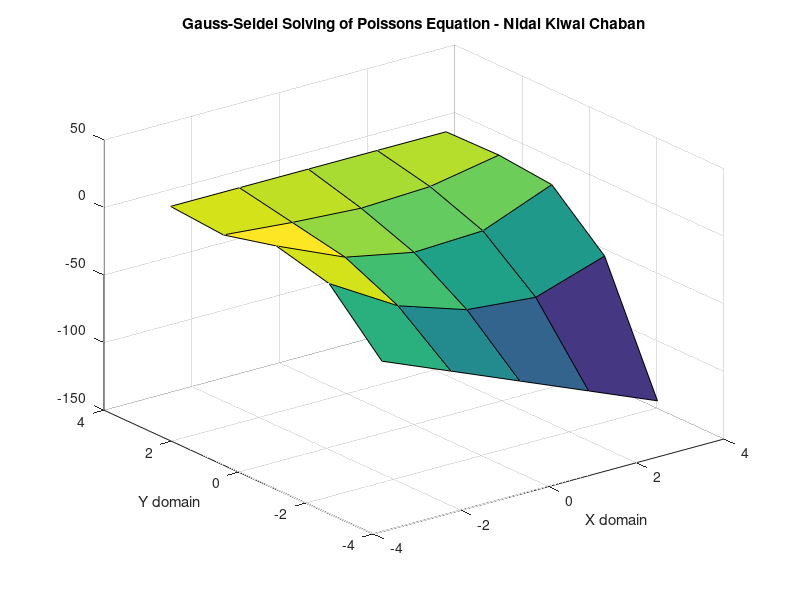
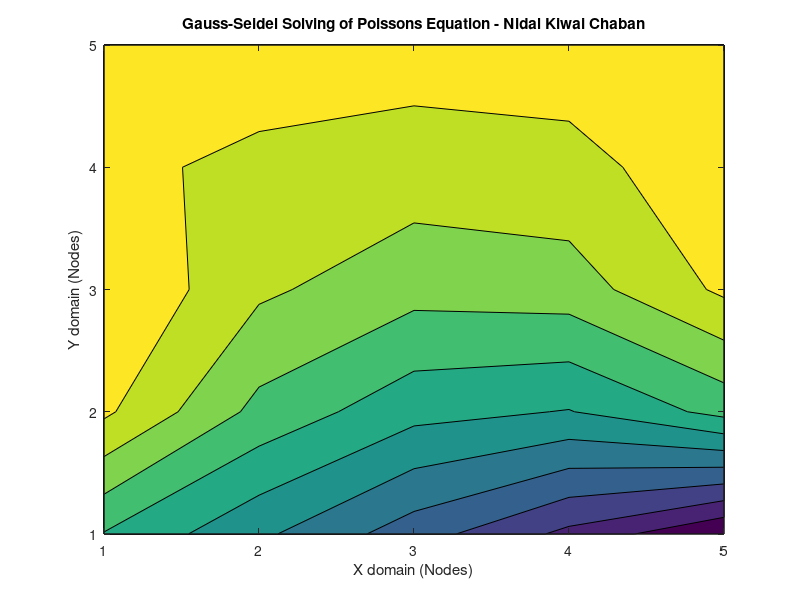

These charts were generated, in order, by the following MATLAB code:
% Poisson's Equation on a rectangle
% Nidal Kiwai Chaban
% Gauss-Seidel Method
clc
clear all
close all
n=input('Input number of nodes n for an n x n mesh: ');
x=n;
y=n;
u=zeros(x,y);
bx=pi;
ax=-pi;
by=pi;
ay=-pi;
xd=linspace(ax,bx,x);
yd=linspace(ay,by,y);
k=0;
err=1;
h=xd(2)-xd(1);

%Boundary conditions
 u(:,1)=((by-yd(:)).^2).*cos(pi.*yd(:)/by);
 u(:,x)=yd(:).*(by-yd(:)).^2;
 u(1,:)=(((by-ay).^2).*cos(pi.*ay/by))+((xd(:)-ax)/(bx-ax)).*((ay.*((by-ay).^2)-((by-ay).^2).*cos(pi*ay/by)));
 u(y,:)=by;

tic 
while max(max(err(:)))>=1e-6
    k=k+1;
    uold=u;
    for i=2:x-1
    for j=2:y-1
        %F(i,j)=0;
        F(i,j)=cos((pi/2)*(2*((xd(i)-ax)/(bx-ax))+1))*sin(pi*(yd(j)-ay)/(by-ay));
        u(i,j)=(1/4)*(u(i+1,j)+u(i-1,j)+u(i,j+1)+u(i,j-1)+(h.^2)*F(i,j));
        
    end

    end
unew=u;
err=abs((uold-unew)./unew);
end
el=toc;


[X,Y]=meshgrid(xd,yd);
figure(1)
surf(X,Y,u) %3D Plot
xlabel('X domain')
ylabel('Y domain')
title('Gauss-Seidel Solving of Poissons Equation - Nidal Kiwai Chaban')
figure(2)
contourf(u) %2D Plot
xlabel('X domain (Nodes)')
ylabel('Y domain (Nodes)')
title('Gauss-Seidel Solving of Poissons Equation - Nidal Kiwai Chaban')

erb=max(max(err));

%Reporting
fprintf('Gauss-Seidel Method %d')
fprintf('\nMesh size: %d',x)
fprintf(' x %d',y)
fprintf('\nIterations: %d',k)
fprintf('\nElapsed time: %f',el);
fprintf('\nBiggest error value between u(i) and u(i-1): %.4ef',erb);